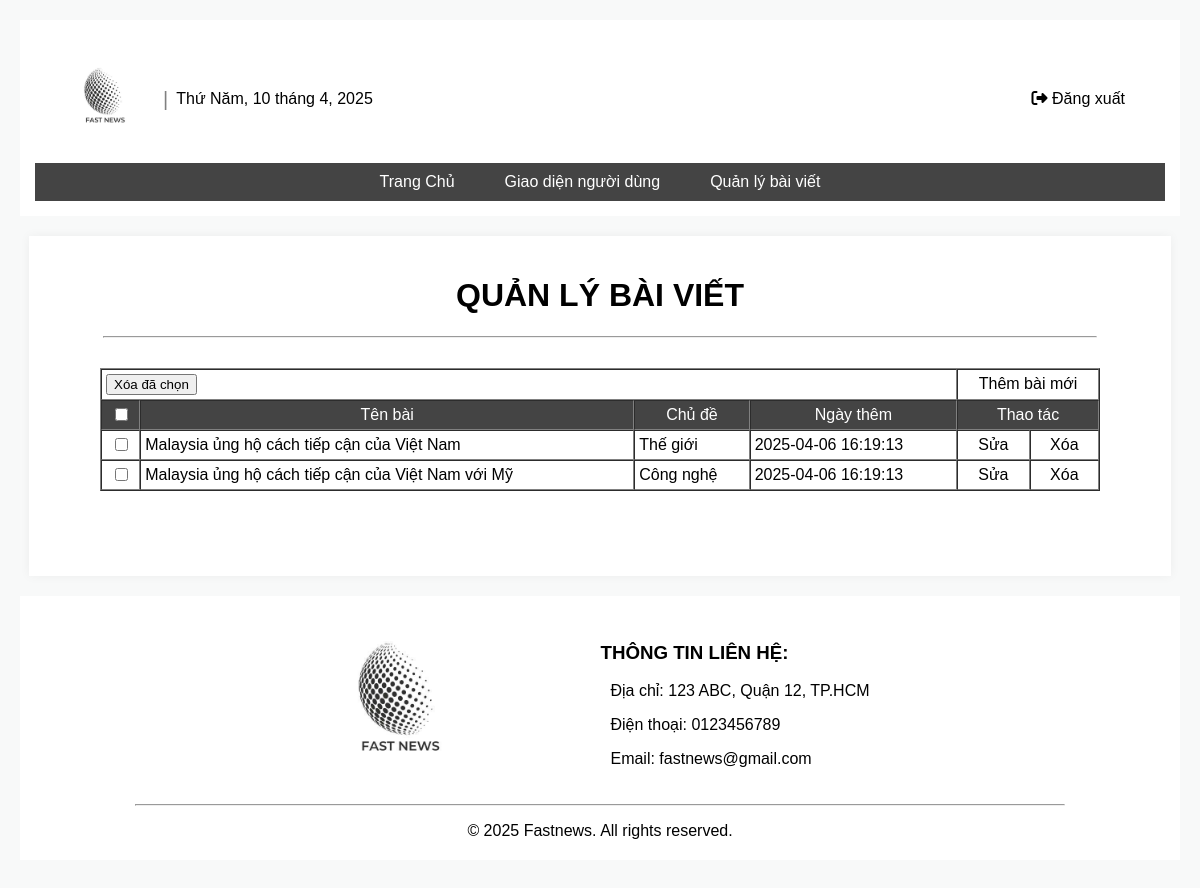
/news/admin/articleList.php (signed in), run on an earlier commit of the app's database.
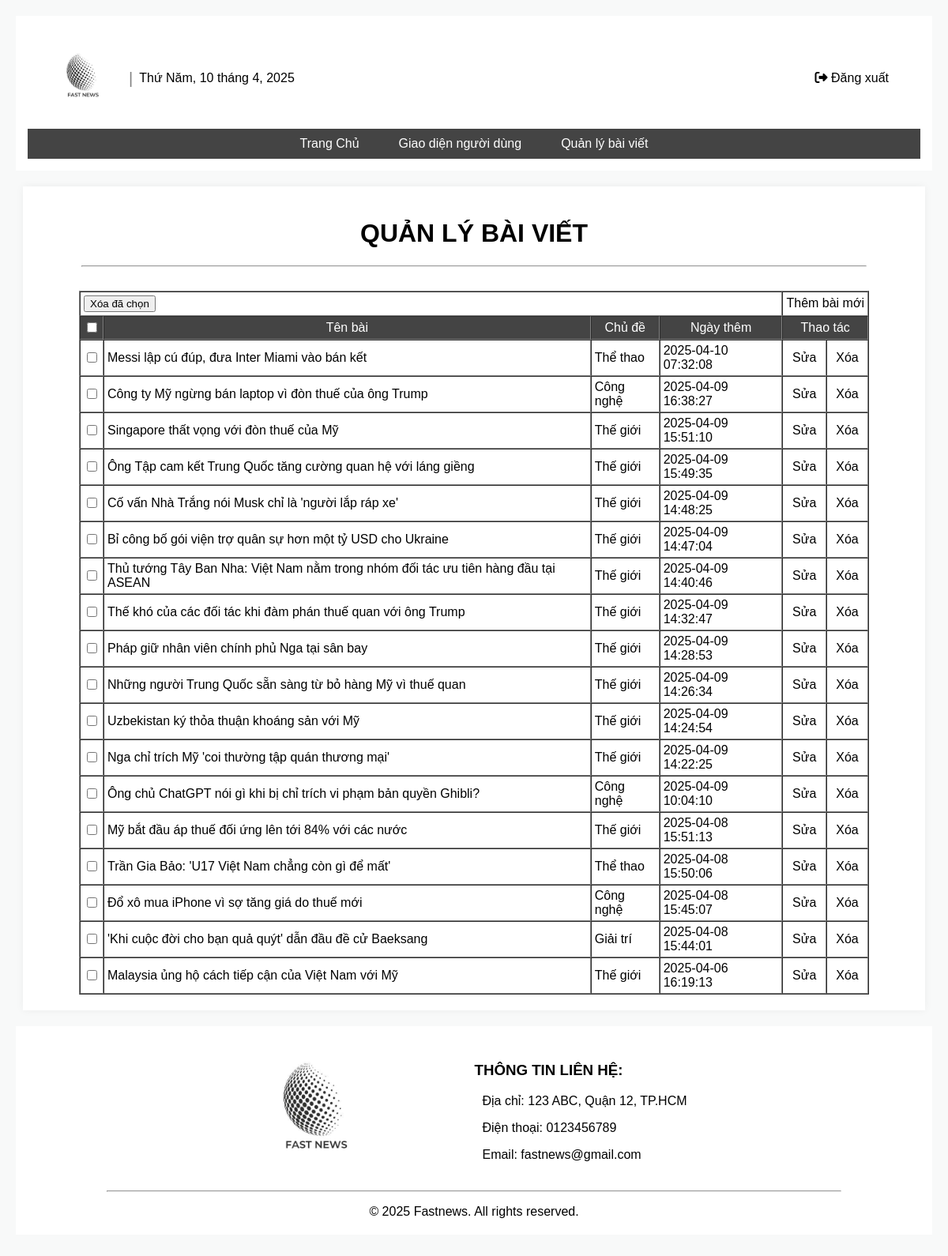
And on a later commit of the database.
### tables this page shows
CREATE TABLE `news` (
  `id` int(11) NOT NULL,
  `title` varchar(255) NOT NULL,
  `description` text DEFAULT 'Mô tả',
  `content` text DEFAULT 'Nội dung',
  `image` varchar(255) DEFAULT 'img',
  `author` varchar(100) DEFAULT 'tác giả',
  `created_at` timestamp NOT NULL DEFAULT current_timestamp(),
  `category` varchar(255) NOT NULL,
  `is_featured` tinyint(1) NOT NULL DEFAULT 0,
  `views` int(11) NOT NULL DEFAULT 0
);

### news/admin/articleList.php (the view, shortened to what this page needs)
<?php
include '../functions/database.php';
$result = $conn->query("SELECT * FROM news ORDER BY created_at DESC");
?>
<h1 style="text-align: center;"> QUẢN LÝ BÀI VIẾT</h1>
<hr style="width: 90%; margin-bottom: 30px;">
<form id="form1" method="post">
    <table align="center" border="1" cellpadding="4" cellspacing="0" width="1000">
        <tr>
            <td colspan="4" align="left">
                <input id="xoahet" value="Xóa đã chọn" type="button">
            </td>
            <td colspan="2" align="center" nowrap>
                <a href="addArticle.php">Thêm bài mới</a>
            </td>
        </tr>
        <tr style="background-color:#444; color: white; text-align: center;">
            <td><input id="chonhet" type="checkbox"></td>
            <td>Tên bài</td>
            <td>Chủ đề</td>
            <td>Ngày thêm</td>
            <td colspan="2">Thao tác</td>
        </tr>
        <?php while ($row = $result->fetch_assoc()): ?>
            <tr>
                <td align="center">
                    <input name="chon" value="<?= $row['id'] ?>" class="chon" type="checkbox">
                </td>
                <td><?= htmlspecialchars($row['title']) ?></td>
                <td><?= htmlspecialchars($row['category']) ?></td>
                <td><?= $row['created_at'] ?></td>
                <td align="center"><a href="addArticle.php?id=<?= $row['id'] ?>">Sửa</a></td>
                <td align="center">
                    <a href="../functions/deleteArticle.php?id=<?= $row['id'] ?>" onclick="return confirm('Bạn có chắc muốn xóa?')">Xóa</a>
                </td>
            </tr>
        <?php endwhile; ?>
    </table>
</form>
<?php
$content = ob_get_clean();
include '../includes/masterAdmin.php';
?>

### news/includes/masterAdmin.php (shortened to what this page needs)
<!DOCTYPE html>
<html lang="vi">
<head>
    <link rel="stylesheet" href="<?php echo BASE_URL; ?>assets/css/index.css">
    <link rel="stylesheet" href="<?php echo BASE_URL; ?>assets/css/footer.css">
    <link rel="stylesheet" href="<?php echo BASE_URL; ?>assets/css/header.css">
    <link rel="stylesheet" href="<?php echo BASE_URL; ?>assets/css/addArticle.css">
    <link rel="stylesheet" href="<?php echo BASE_URL; ?>assets/css/articleList.css">
    <link rel="stylesheet" href="<?php echo BASE_URL; ?>assets/css/dashboard.css">
    <link rel="stylesheet" href="https://cdnjs.cloudflare.com/ajax/libs/font-awesome/6.4.2/css/all.min.css"/>
</head>
<body>
    <?php include __DIR__ . '/adminHeader.php'; ?>
    <main>
        <?php echo $content ?? ""; ?>
    </main>
    <?php include __DIR__ . '/footer.php'; ?>
</body>
</html>

### news/includes/adminHeader.php
<header>
  <div class="header-container">
    <h1>
      <a href="index.html">
        <img src="<?php echo BASE_URL; ?>assets/img/logo.jpg" alt="logo" height="100px" width="100px" />
      </a>
    </h1>
    <span class="separator">|</span>
    <span id="datetime"></span>
    <div class="logout">
      <a href="../functions/logout.php" class="logout-button">
        <i class="fas fa-sign-out-alt"></i> Đăng xuất
      </a>
    </div>
  </div>
  <nav id="menu">
    <ul>
      <li><a href="../admin/dashboard.php">Trang Chủ</a></li>
      <li><a href="../index.php" target="_blank">Giao diện người dùng</a></li>
      <li><a href="../admin/articleList.php">Quản lý bài viết</a></li>
    </ul>
  </nav>
</header>

### news/includes/footer.php (shortened to what this page needs)
<footer>
  <div id="footer">
    <div id="footer-content">
    <img class="logo" src="<?php echo BASE_URL; ?>assets/img/logo.jpg" alt="logo" height="200px" width="200px" />
      <div id="infor">
        <h3>THÔNG TIN LIÊN HỆ: </h3>
        <p>Địa chỉ: 123 ABC, Quận 12, TP.HCM</p>
        <p>Điện thoại: 0123456789</p>
        <p>Email: fastnews@gmail.com</p>
      </div>
    </div>
    <hr>
    <p id="copy">&copy; 2025 Fastnews. All rights reserved.</p>
  </div>
</footer>

### news/assets/css/index.css (style rules this page uses)
body { font-family: system-ui, -apple-system, BlinkMacSystemFont, "Segoe UI", Roboto, "Helvetica Neue", Arial, sans-serif; margin: 0 auto; padding: 0; background-color: #f4f4f4; max-width: 1250px; min-width: 750px; }
main { min-height: 300px; max-width: 95%; margin: 20px auto; padding: 20px; background: #fff; box-shadow: 0 0 10px rgba(0, 0, 0, 0.05); }
a { text-decoration: none; color: #000000; }

### news/assets/css/footer.css (style rules this page uses)
#footer { background-color: rgb(255, 255, 255); }
#footer-content { display: flex; justify-content: center; align-items: center; margin: 0 auto; width: 80%; color: black; }
#infor { float: left; padding: 5px 50px 0 100px; margin: 20px 0 10px 0; }
#infor p { margin-left: 10px; }
footer hr { clear: both; width: 80%; }
#copy { clear: both; text-align: center; padding-bottom: 20px; }

### news/assets/css/header.css (style rules this page uses)
header { background: #ffffff; color: #000000; padding: 15px; text-align: center; }
nav ul { list-style: none; padding: 0; display: flex; justify-content: center; background: #444; margin: 0; }
nav ul li { margin: 0 15px; }
nav ul li a { color: #fff; text-decoration: none; padding: 10px; display: block; }
.header-container { display: flex; align-items: center; padding: 10px 20px; white-space: nowrap; }
.header-container h1 { margin: 0; display: flex; align-items: center; }
.logo { float: left; cursor: pointer; transition: opacity 0.3s; margin-left: 20px; }
.separator { font-size: 20px; color: gray; margin: 0 8px; }
#datetime, #weather { font-size: 16px; font-family: Arial, sans-serif; display: inline-block; margin-right: 10px; }
.logout { margin-left: auto; margin-right: 20px; color: rgb(0, 0, 0); text-decoration: none; font-size: 16px; }

### news/assets/css/dashboard.css (style rules this page uses)
body { font-family: Arial; background: #f8f9f9; padding: 20px; }

What changed in the data, as far as the page shows it:
removed news: title "Malaysia ủng hộ cách tiếp cận của Việt Nam", category "Thế giới", created_at "2025-04-06 16:19:13"
added news: title "Messi lập cú đúp, đưa Inter Miami vào bán kết", category "Thể thao", created_at "2025-04-10 07:32:08"
added news: title "Công ty Mỹ ngừng bán laptop vì đòn thuế của ông Trump", category "Công nghệ", created_at "2025-04-09 16:38:27"
added news: title "Singapore thất vọng với đòn thuế của Mỹ", category "Thế giới", created_at "2025-04-09 15:51:10"
added news: title "Ông Tập cam kết Trung Quốc tăng cường quan hệ với láng giềng", category "Thế giới", created_at "2025-04-09 15:49:35"
added news: title "Cố vấn Nhà Trắng nói Musk chỉ là 'người lắp ráp xe'", category "Thế giới", created_at "2025-04-09 14:48:25"
added news: title "Bỉ công bố gói viện trợ quân sự hơn một tỷ USD cho Ukraine", category "Thế giới", created_at "2025-04-09 14:47:04"
added news: title "Thủ tướng Tây Ban Nha: Việt Nam nằm trong nhóm đối tác ưu tiên hàng đầu tại ASEAN", category "Thế giới", created_at "2025-04-09 14:40:46"
added news: title "Thế khó của các đối tác khi đàm phán thuế quan với ông Trump", category "Thế giới", created_at "2025-04-09 14:32:47"
added news: title "Pháp giữ nhân viên chính phủ Nga tại sân bay", category "Thế giới", created_at "2025-04-09 14:28:53"
added news: title "Những người Trung Quốc sẵn sàng từ bỏ hàng Mỹ vì thuế quan", category "Thế giới", created_at "2025-04-09 14:26:34"
added news: title "Uzbekistan ký thỏa thuận khoáng sản với Mỹ", category "Thế giới", created_at "2025-04-09 14:24:54"
added news: title "Nga chỉ trích Mỹ 'coi thường tập quán thương mại'", category "Thế giới", created_at "2025-04-09 14:22:25"
added news: title "Ông chủ ChatGPT nói gì khi bị chỉ trích vi phạm bản quyền Ghibli?", category "Công nghệ", created_at "2025-04-09 10:04:10"
added news: title "Mỹ bắt đầu áp thuế đối ứng lên tới 84% với các nước", category "Thế giới", created_at "2025-04-08 15:51:13"
added news: title "Trần Gia Bảo: 'U17 Việt Nam chẳng còn gì để mất'", category "Thể thao", created_at "2025-04-08 15:50:06"
added news: title "Đổ xô mua iPhone vì sợ tăng giá do thuế mới", category "Công nghệ", created_at "2025-04-08 15:45:07"
added news: title "'Khi cuộc đời cho bạn quả quýt' dẫn đầu đề cử Baeksang", category "Giải trí", created_at "2025-04-08 15:44:01"
changed news "Malaysia ủng hộ cách tiếp cận của Việt Nam với Mỹ": category "Công nghệ" → "Thế giới"
